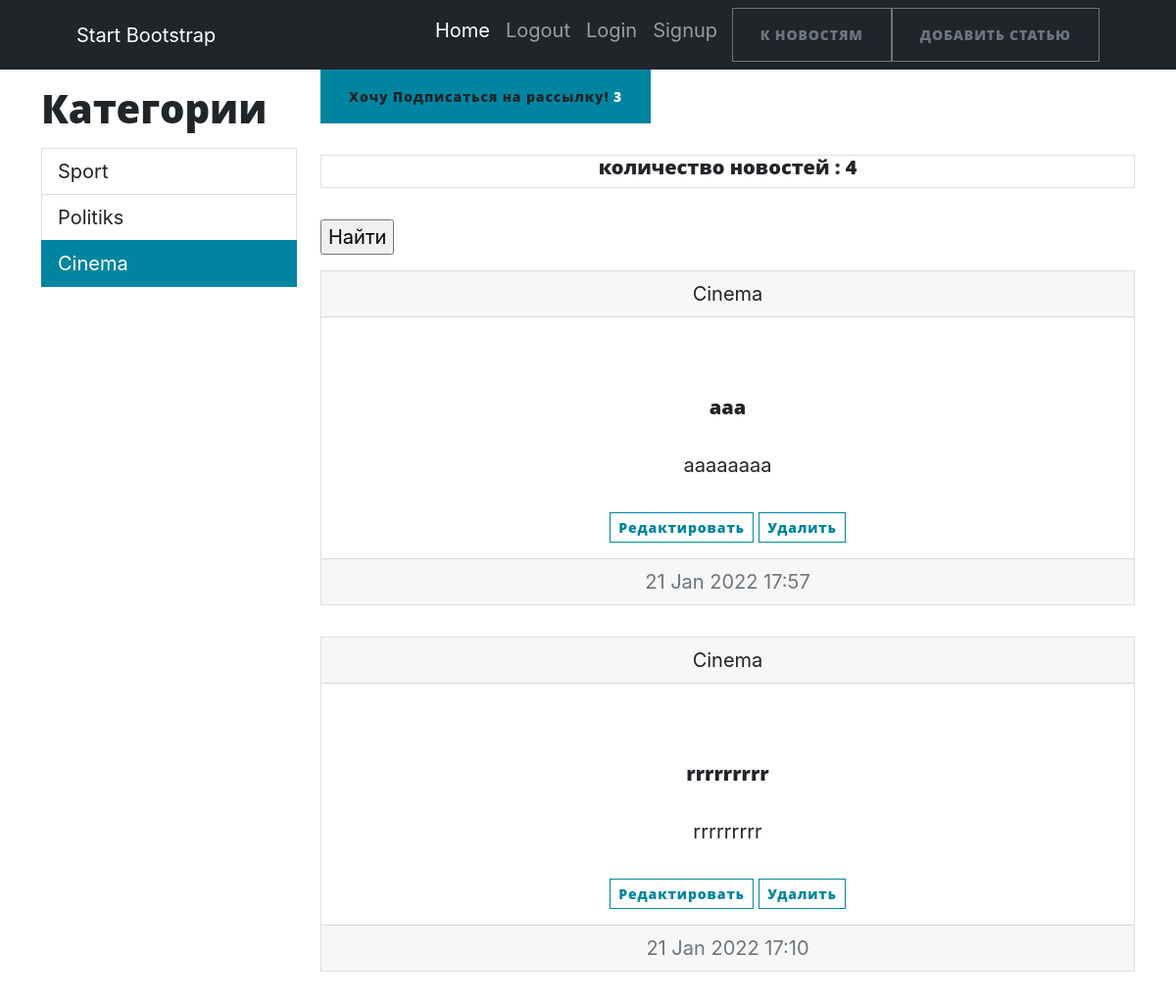
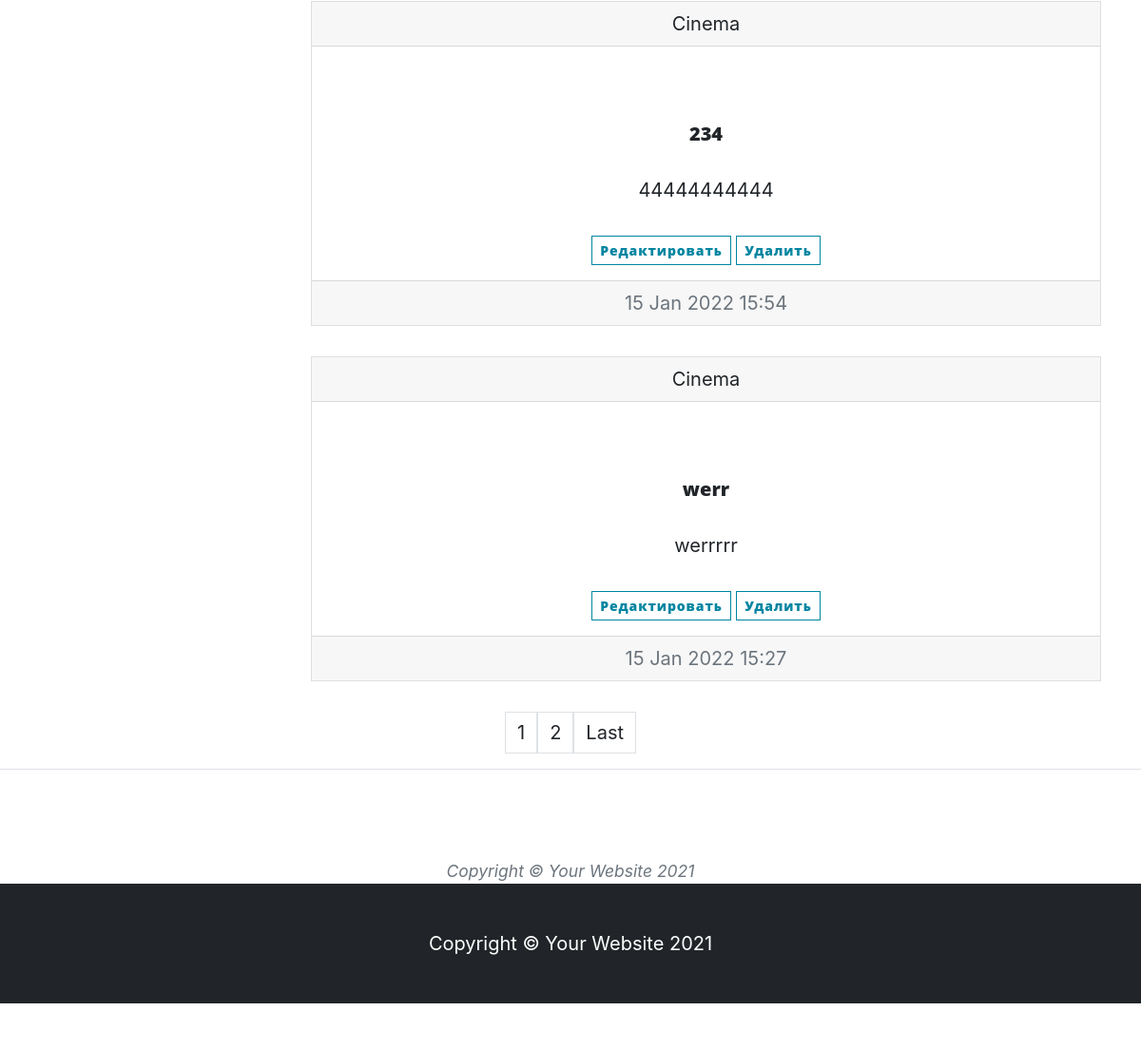
The app's page /cat/3 (signed in), older data (2 pictures, top to bottom).
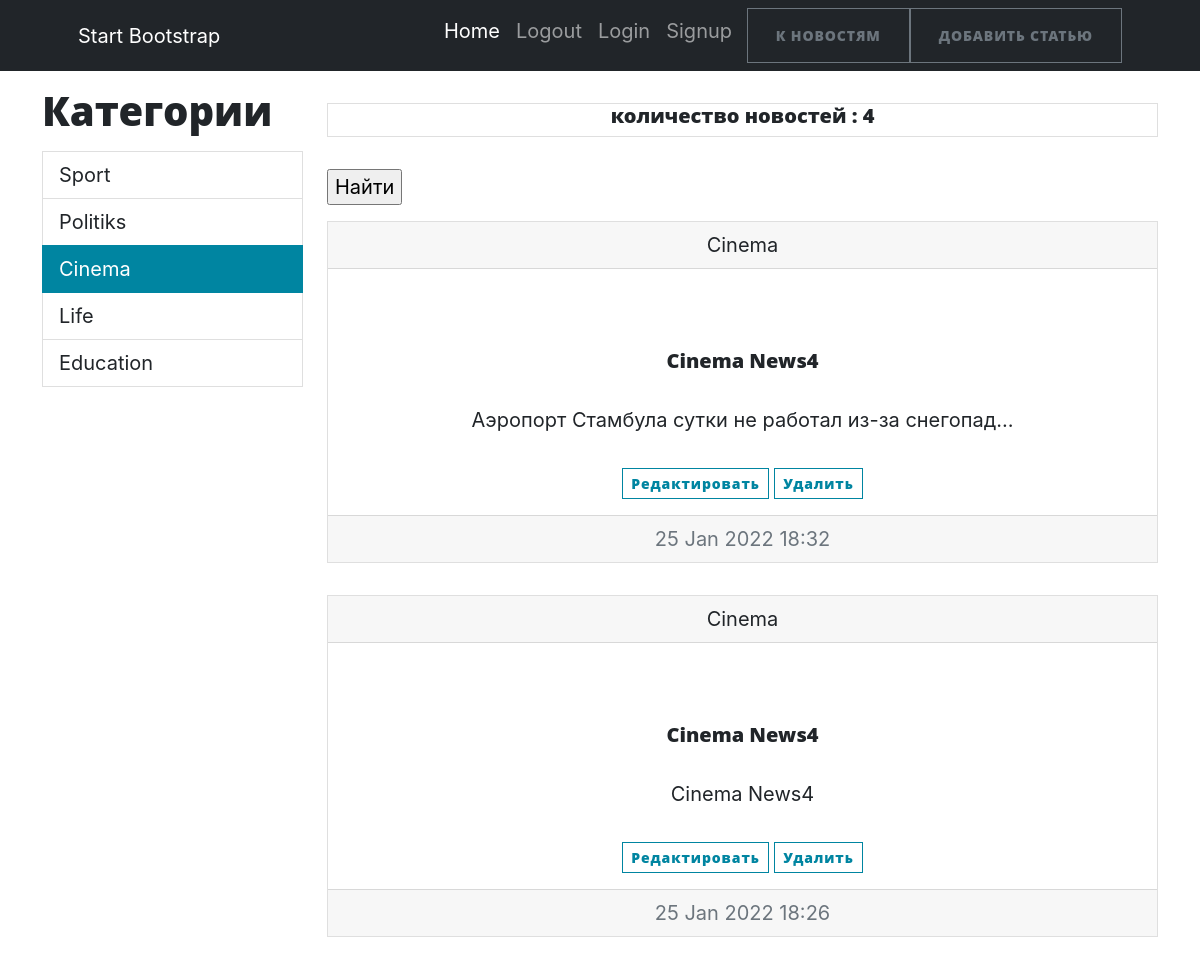
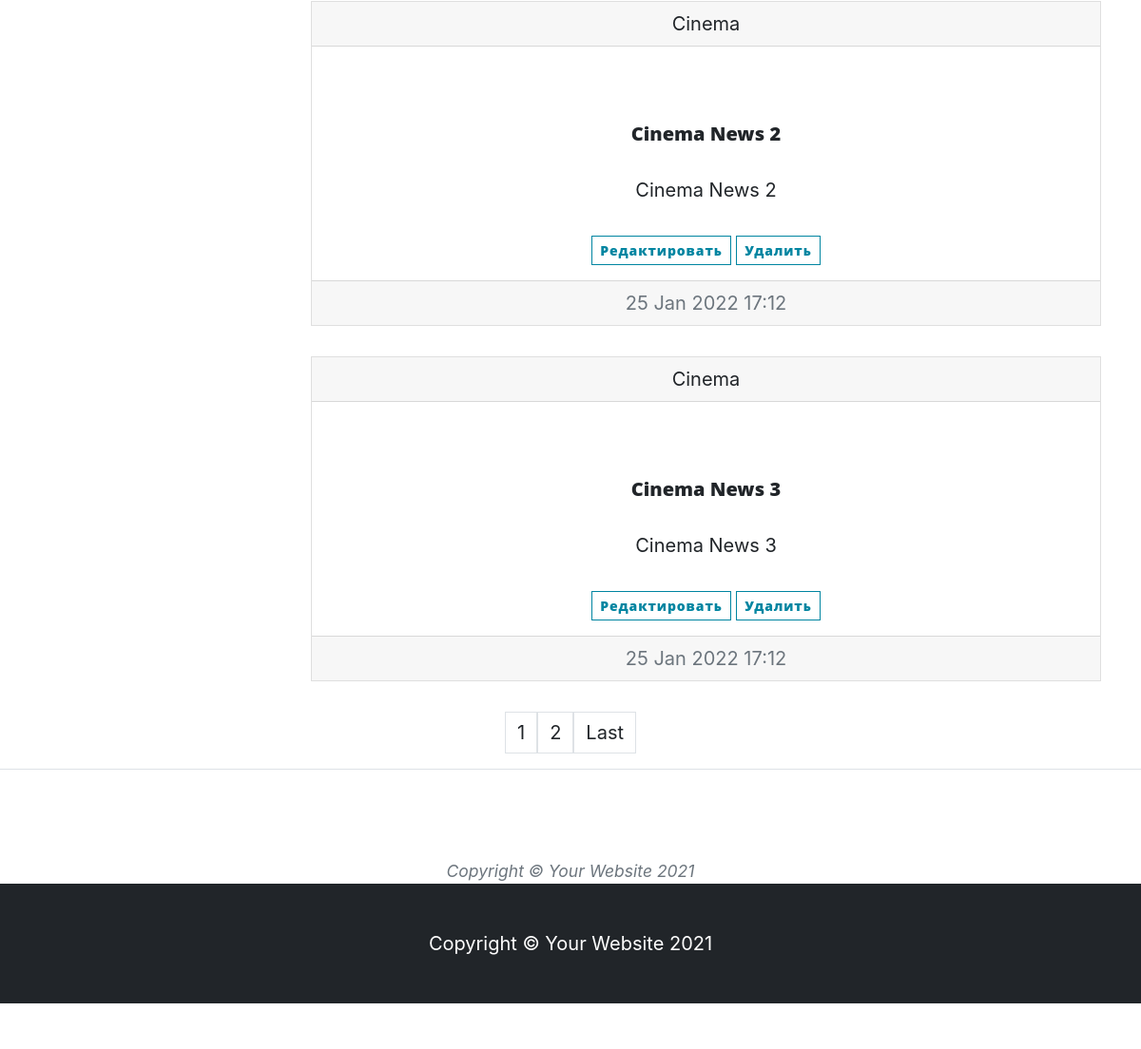
The same page, newer data (2 pictures, top to bottom).
### news/models.py (models this page shows, shortened)
class Category(models.Model):
    name = models.CharField(max_length=128, unique=True)
    def __str__(self):
        return f'{self.name}'
    def get_absolute_url(self):
        return f"/cat/{self.pk}"

class Post(models.Model):
    CONTENT = [("NW", 'news'), ('AR', 'article')]
    title = models.CharField(max_length=128, verbose_name='Название Новости')
    content = models.CharField(max_length=2, blank=True, choices=CONTENT, default="NW", verbose_name="Вид Статьи")
    create = models.DateTimeField(auto_now_add=True, verbose_name='Создана')
    text = models.TextField(blank=True, verbose_name="Текст")
    rate = models.FloatField(default=0)
    author = models.ForeignKey(Author, related_name='author', on_delete=models.CASCADE, verbose_name="Автор")
    category = models.ManyToManyField('Category', through="PostCategory", verbose_name='Категория')
    def __str__(self):
        return f'{self.title}'
    class Meta:
        verbose_name = "Пост"
        verbose_name_plural = "Посты"
        ordering = ['-create']

### news/views.py (the view)
# urls.py: path('cat/<int:pk>', NewsCat.as_view(), name = 'cat'),
class NewsCat(ListView): # вывод категорий
    model = Post
    template_name = "news.html"
    context_object_name ='news'
    paginate_by = 4
    def get_queryset(self):
        print(Post.objects.filter(category__pk=self.kwargs['pk']))
        print(self.kwargs['pk'])
        return Post.objects.filter(category__pk=self.kwargs['pk'])
    def get_context_data(self, *args, **kwargs):
        context = super().get_context_data(**kwargs)
        context['category'] = Category.objects.all()
        context['category_selected'] = self.kwargs['pk']
        context['not_sub'] = self.cat_sub()
        print(self.cat_sub(), context['category_selected'])
        return context
    def cat_sub(self):
        print(self.request.user)
        cat = Category.objects.get(pk=self.kwargs['pk'])
        sub = SubAuthor.objects.filter(subcat=cat)
        g = []
        if str(self.request.user) == 'AnonymousUser':
            False
        else:
            for r in sub:
                g.append(r.subaut)
            print(g)
            print(self.request.user.author)
            if not self.request.user.author in g:
                print('ok')
                return True
            else:
                print('no')
                False

### news/models.py (called while the page is built)
    def __str__(self):
        return f'{self.user.username}'

### news/templatetags/censor_filters.py (called while the page is built)
@register.filter(name='multiply')
def multiply(value):
    mat = ["дурак", 'невежда', 'редиска']
    c = value.split()
    for i in c:
        if i.lower() in mat:
            raise ValueError(f'Нельзя употреблять это слово {i}')
    else:
        return value

### news/templates/news/news.html (shortened to what this page needs)
{% extends 'index.html'%}
{% load censor_filters %}
{%block sidebar %}
{%for i in category%}
    {% if i.pk == category_selected %}
<a class="list-group-item list-group-item-action active" id="list-home-list" data-bs-toggle="list" href="{{i.get_absolute_url}}" role="tab" aria-controls="list-home">{{i.name}}</a>
    {%else%}
<a class="list-group-item list-group-item-action" id="list-profile-list" data-bs-toggle="list" href="{{i.get_absolute_url}}" role="tab" aria-controls="list-profile">{{i.name}}</a>
    {%endif%}
{%endfor%}
{%endblock sidebar%}
{%block containe%}
{% if not_sub%}
<button class="btn btn-primary" type="button"> <a href="{%url 'sub' category_selected%}"> Хочу Подписаться на рассылку!</a> {{category_selected}}</button>
{% endif %}
<p>
<div class="card text-center"><h5>количество новостей : {{news|length}}</h5></div>
</p>
<form method="GET">
    <div class="mb-3">
    <input type="submit" value="Найти">
    </div>
</form>
{%if news%}
{%for i in news%}
    <div class="card text-center">
  <div class="card-header">
      {%for t in i.category.all %}
    {{t}}
      {%endfor%}
  </div>
        <p>
  <div class="card-body">
    <a class="card-title" href="{%url 'ObjNews.html' i.pk%}"><h5>{{i.title}}</h5></a>
    <p class="card-text">{{i.text|truncatechars:50|multiply}}</p>
      <a class="btn btn-outline-primary btn-sm " href="{% url 'add' i.pk%}">Редактировать</a>
                    <a class="btn btn-outline-primary btn-sm " href="{% url 'news_del' i.pk%}">Удалить</a>
  </div>
  <div class="card-footer text-muted">
    {{i.create|date:"d M Y H:i"}}
  </div>
</div>
    {%endfor%}
    {%endif%}
{%endblock containe%}

Row changes from the older to the newer data that the page shows:
removed Post: title "aaa", text|multiply "aaaaaaaa", create "21 Jan 2022 17:57", Category (name "Cinema")
removed Post: title "rrrrrrrrr", text|multiply "rrrrrrrrr", create "21 Jan 2022 17:10", Category (name "Cinema")
no longer on this page (row unchanged): Post: title "234", text|multiply "44444444444", create "15 Jan 2022 15:54", Category (name "Cinema")
no longer on this page (row unchanged): Post: title "werr", text|multiply "werrrrr", create "15 Jan 2022 15:27", Category (name "Cinema")
added Category: name "Life", shown under "Категории"
added Category: name "Education", shown under "Категории"
added Post: title "Cinema News4", text|multiply "Аэропорт Стамбула сутки не работал из-за снегопад…", create "25 Jan 2022 18:32", Category (name "Cinema")
added Post: title "Cinema News4", text|multiply "Cinema News4", create "25 Jan 2022 18:26", Category (name "Cinema")
added Post: title "Cinema News 2", text|multiply "Cinema News 2", create "25 Jan 2022 17:12", Category (name "Cinema")
added Post: title "Cinema News 3", text|multiply "Cinema News 3", create "25 Jan 2022 17:12", Category (name "Cinema")
Text that changed along with them:
{{ category_selected }}: "3" → (not shown)
text no longer shown: "Хочу Подписаться на рассылку!"
